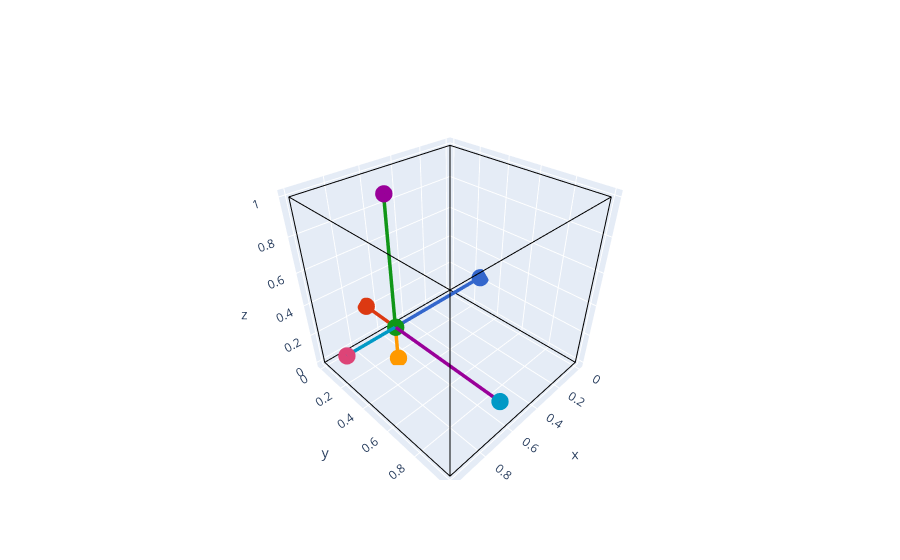

The notebook cell saved with this chart:
### Markdown cell above
Windowed representation is such that all nodes are of *inner* type

### Code cell
lat_w = lat.create_windowed(min_edge_length=0.2)
plotting.plotly_unit_cell_3d(lat_w, show_uc_box=True).show()
lat_w.calculate_node_types()

### Figure 1 — Plotly figure (JSON) as saved in the notebook; plotly's stock layout.template omitted (floating-point values rounded to 4 significant figures)
{"data": [{"line": {"color": "black", "width": 2}, "mode": "lines", "name": "unit cell", "showlegend": false, "type": "scatter3d", "x": [1, 0, 0, 1, null, 0, 0, 0, 0, null, 0, 1, 1, 0, null, 1, 1, 1, 1], "y": [0, 0, 1, 1, null, 0, 0, 1, 1, null, 0, 0, 1, 1, null, 0, 0, 1, 1], "z": [0, 0, 0, 0, null, 0, 1, 1, 0, null, 1, 1, 1, 1, null, 1, 0, 0, 1]}, {"marker": {"color": ["#3366CC", "#DC3912", "#FF9900", "#109618", "#990099", "#0099C6", "#DD4477"], "size": 6}, "mode": "markers", "name": "nodes", "showlegend": false, "text": [0, 1, 2, 3, 4, 5, 6], "textfont": {"size": 14}, "type": "scatter3d", "x": [0, 0.6841, 0.6841, 0.6841, 0.6841, 0.6841, 1], "y": [0.2658, 0, 0.2658, 0.2658, 0.2658, 1, 0.2658], "z": [0.2287, 0.2287, 0, 0.2287, 1, 0.2287, 0.2287]}, {"connectgaps": false, "hoverinfo": "none", "line": {"color": ["#3366CC", "#3366CC", "#3366CC", "#DC3912", "#DC3912", "#DC3912", "#FF9900", "#FF9900", "#FF9900", "#109618", "#109618", "#109618", "#990099", "#990099", "#990099", "#0099C6", "#0099C6", "#0099C6"], "width": 7}, "mode": "lines", "name": "edges", "showlegend": false, "type": "scatter3d", "x": [0, 0.6841, null, 0.6841, 0.6841, null, 0.6841, 0.6841, null, 0.6841, 0.6841, null, 0.6841, 0.6841, null, 0.6841, 1, null], "y": [0.2658, 0.2658, null, 0, 0.2658, null, 0.2658, 0.2658, null, 0.2658, 0.2658, null, 0.2658, 1, null, 0.2658, 0.2658, null], "z": [0.2287, 0.2287, null, 0.2287, 0.2287, null, 0, 0.2287, null, 0.2287, 1, null, 0.2287, 0.2287, null, 0.2287, 0.2287, null]}], "layout": {"title": {"text": ""}}}
